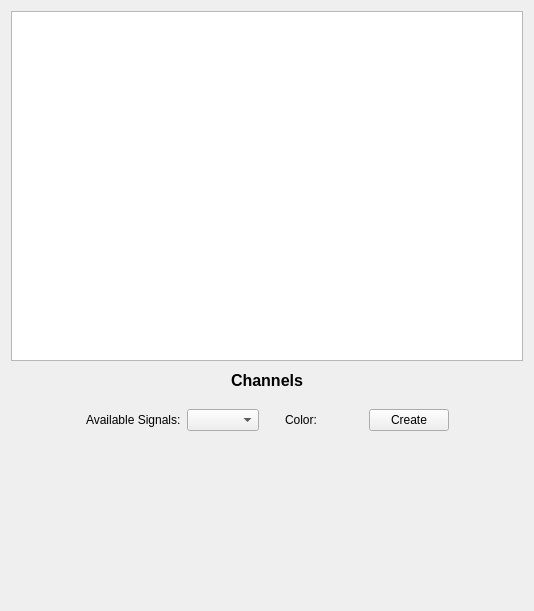
<?xml version="1.0" encoding="UTF-8"?>
<ui version="4.0">
 <class>Form</class>
 <widget class="QWidget" name="Form">
  <property name="geometry">
   <rect>
    <x>0</x>
    <y>0</y>
    <width>534</width>
    <height>604</height>
   </rect>
  </property>
  <property name="windowTitle">
   <string>Form</string>
  </property>
  <layout class="QVBoxLayout" name="verticalLayout" stretch="1,0,0,0">
   <property name="spacing">
    <number>10</number>
   </property>
   <item>
    <widget class="PyDMTimePlot" name="timeplot">
     <property name="minimumSize">
      <size>
       <width>0</width>
       <height>350</height>
      </size>
     </property>
     <property name="toolTip">
      <string/>
     </property>
     <property name="whatsThis">
      <string/>
     </property>
     <property name="curves">
      <stringlist/>
     </property>
     <property name="bufferSize">
      <number>60</number>
     </property>
     <property name="updatesAsynchronously">
      <bool>true</bool>
     </property>
     <property name="timeSpan">
      <double>30.000000000000000</double>
     </property>
     <property name="updateInterval">
      <double>0.500000000000000</double>
     </property>
     <property name="autoRangeY">
      <bool>true</bool>
     </property>
    </widget>
   </item>
   <item>
    <widget class="QLabel" name="label">
     <property name="font">
      <font>
       <pointsize>12</pointsize>
       <weight>75</weight>
       <bold>true</bold>
      </font>
     </property>
     <property name="text">
      <string>Channels</string>
     </property>
     <property name="scaledContents">
      <bool>true</bool>
     </property>
     <property name="alignment">
      <set>Qt::AlignCenter</set>
     </property>
    </widget>
   </item>
   <item>
    <widget class="QWidget" name="widget" native="true">
     <layout class="QHBoxLayout" name="horizontalLayout">
      <item>
       <spacer name="horizontalSpacer">
        <property name="orientation">
         <enum>Qt::Horizontal</enum>
        </property>
        <property name="sizeHint" stdset="0">
         <size>
          <width>40</width>
          <height>20</height>
         </size>
        </property>
       </spacer>
      </item>
      <item>
       <widget class="QLabel" name="label_2">
        <property name="text">
         <string>Available Signals:</string>
        </property>
       </widget>
      </item>
      <item>
       <widget class="QComboBox" name="signal_combo"/>
      </item>
      <item>
       <spacer name="horizontalSpacer_4">
        <property name="orientation">
         <enum>Qt::Horizontal</enum>
        </property>
        <property name="sizeType">
         <enum>QSizePolicy::Fixed</enum>
        </property>
        <property name="sizeHint" stdset="0">
         <size>
          <width>20</width>
          <height>20</height>
         </size>
        </property>
       </spacer>
      </item>
      <item alignment="Qt::AlignHCenter">
       <widget class="QLabel" name="label_3">
        <property name="text">
         <string>Color:</string>
        </property>
       </widget>
      </item>
      <item>
       <widget class="PyDMDrawingRectangle" name="color">
        <property name="maximumSize">
         <size>
          <width>50</width>
          <height>30</height>
         </size>
        </property>
        <property name="toolTip">
         <string/>
        </property>
        <property name="whatsThis">
         <string>
    A widget with a rectangle drawn in it.
    This class inherits from PyDMDrawing.

    Parameters
    ----------
    parent : QWidget
        The parent widget for the Label
    init_channel : str, optional
        The channel to be used by the widget.
    </string>
        </property>
        <property name="brush" stdset="0">
         <brush brushstyle="SolidPattern">
          <color alpha="255">
           <red>0</red>
           <green>0</green>
           <blue>255</blue>
          </color>
         </brush>
        </property>
        <property name="penStyle" stdset="0">
         <enum>Qt::SolidLine</enum>
        </property>
        <property name="penWidth" stdset="0">
         <double>2.000000000000000</double>
        </property>
       </widget>
      </item>
      <item>
       <spacer name="horizontalSpacer_3">
        <property name="orientation">
         <enum>Qt::Horizontal</enum>
        </property>
        <property name="sizeType">
         <enum>QSizePolicy::Fixed</enum>
        </property>
        <property name="sizeHint" stdset="0">
         <size>
          <width>40</width>
          <height>20</height>
         </size>
        </property>
       </spacer>
      </item>
      <item>
       <widget class="QPushButton" name="create_button">
        <property name="text">
         <string>Create</string>
        </property>
       </widget>
      </item>
      <item>
       <spacer name="horizontalSpacer_2">
        <property name="orientation">
         <enum>Qt::Horizontal</enum>
        </property>
        <property name="sizeHint" stdset="0">
         <size>
          <width>40</width>
          <height>20</height>
         </size>
        </property>
       </spacer>
      </item>
     </layout>
    </widget>
   </item>
   <item>
    <widget class="QFrame" name="live_channels">
     <property name="minimumSize">
      <size>
       <width>0</width>
       <height>150</height>
      </size>
     </property>
     <property name="maximumSize">
      <size>
       <width>16777215</width>
       <height>16777215</height>
      </size>
     </property>
     <property name="frameShape">
      <enum>QFrame::NoFrame</enum>
     </property>
     <property name="frameShadow">
      <enum>QFrame::Raised</enum>
     </property>
     <layout class="QVBoxLayout" name="verticalLayout_2">
      <property name="spacing">
       <number>1</number>
      </property>
      <property name="topMargin">
       <number>4</number>
      </property>
      <item>
       <spacer name="verticalSpacer">
        <property name="orientation">
         <enum>Qt::Vertical</enum>
        </property>
        <property name="sizeHint" stdset="0">
         <size>
          <width>20</width>
          <height>5</height>
         </size>
        </property>
       </spacer>
      </item>
     </layout>
    </widget>
   </item>
  </layout>
 </widget>
 <customwidgets>
  <customwidget>
   <class>PyDMTimePlot</class>
   <extends>QGraphicsView</extends>
   <header>pydm.widgets.timeplot</header>
  </customwidget>
  <customwidget>
   <class>PyDMDrawingRectangle</class>
   <extends>QWidget</extends>
   <header>pydm.widgets.drawing</header>
  </customwidget>
 </customwidgets>
 <resources/>
 <connections/>
</ui>
